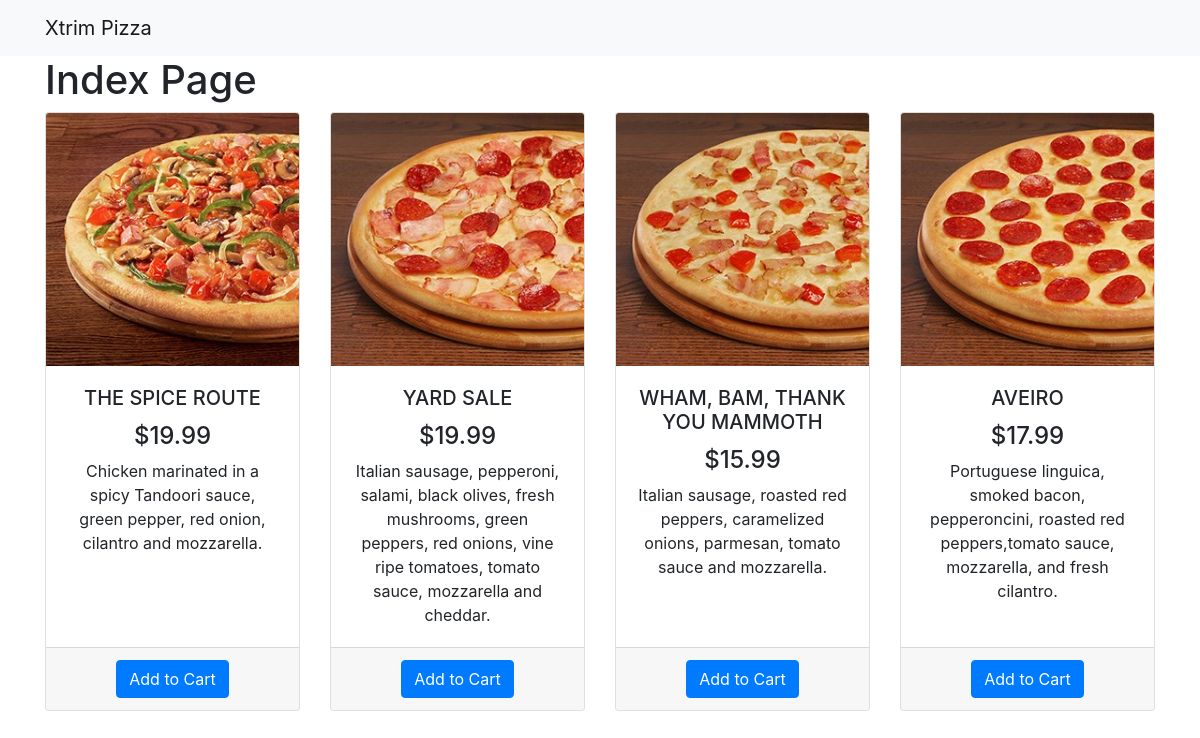
The page / on the database its author committed.
### products/models.py (models this page shows)
class Pizza(models.Model):
    title = models.CharField(max_length=50)
    description = models.TextField(max_length=300)
    price = models.FloatField()
    image = models.ImageField(upload_to='images')

### products/views.py (the view)
# urls.py: path('', views.index),
def index(request):
    pizzas = Pizza.objects.all()
    return render(request, 'index.html',
                  {'pizzas': pizzas})

### products/templates/index.html
{% extends 'base.html' %}
{% block content %}
<div class="container">
    <h1>Index Page</h1>
    <div class="row text-center">
        {% for pizza in pizzas %}
        <div class="col-lg-3 col-md-6 mb-4">
            <div class="card h-100">
                <img src="{{ pizza.image.url }}" class="card-img-top" alt="...">
                <div class="card-body">
                    <h5 class="card-title">{{ pizza.title }}</h5>
                    <h4 class="card-text">${{ pizza.price }}</h4>
                    <p class="card-text">{{ pizza.description }}</p>
                </div>
                <div class="card-footer">
                    <a href="#" class="btn btn-primary">Add to Cart</a>
                </div>
            </div>
        </div>
        {% endfor %}
    </div>
</div>
{% endblock %}

### templates/base.html (shortened to what this page needs)
<!doctype html>
<html lang="en">
<head>
    <link rel="stylesheet" href="https://stackpath.bootstrapcdn.com/bootstrap/4.3.1/css/bootstrap.min.css"
>
</head>
<body>
<nav class="navbar navbar-expand-lg navbar-light bg-light">
    <div class="container">
        <a class="navbar-brand" href="#">Xtrim Pizza</a>
    </div>
</nav>
{% block content %}
{% endblock %}
</body>
</html>

### rows shown on the page
Pizza: image (picture), title "THE SPICE ROUTE", price "19.99", description "Chicken marinated in a spicy Tandoori sauce, green pepper, red onion, cilantro and mozzarella."
Pizza: image (picture), title "YARD SALE", price "19.99", description "Italian sausage, pepperoni, salami, black olives, fresh mushrooms, green peppers, red onions, vine ripe tomatoes, tomato sauce, mozzarella and cheddar."
Pizza: image (picture), title "WHAM, BAM, THANK YOU MAMMOTH", price "15.99", description "Italian sausage, roasted red peppers, caramelized onions, parmesan, tomato sauce and mozzarella."
Pizza: image (picture), title "AVEIRO", price "17.99", description "Portuguese linguica, smoked bacon, pepperoncini, roasted red peppers,tomato sauce, mozzarella, and fresh cilantro."
